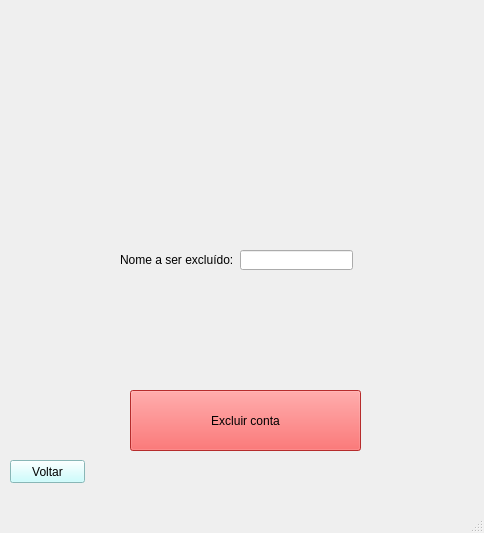
<?xml version="1.0" encoding="UTF-8"?>
<ui version="4.0">
 <class>MainWindow</class>
 <widget class="QMainWindow" name="MainWindow">
  <property name="geometry">
   <rect>
    <x>0</x>
    <y>0</y>
    <width>484</width>
    <height>533</height>
   </rect>
  </property>
  <property name="windowTitle">
   <string>MainWindow</string>
  </property>
  <widget class="QWidget" name="centralwidget">
   <widget class="QLabel" name="label">
    <property name="geometry">
     <rect>
      <x>-4</x>
      <y>-20</y>
      <width>491</width>
      <height>541</height>
     </rect>
    </property>
    <property name="text">
     <string/>
    </property>
    <property name="pixmap">
     <pixmap>../../../../Downloads/Seja bem-vindo (10).png</pixmap>
    </property>
   </widget>
   <widget class="QPushButton" name="btn_exclui">
    <property name="geometry">
     <rect>
      <x>130</x>
      <y>390</y>
      <width>231</width>
      <height>61</height>
     </rect>
    </property>
    <property name="styleSheet">
     <string notr="true">background-color: rgb(255, 61, 61);
color: rgb(0, 0, 0);</string>
    </property>
    <property name="text">
     <string>Excluir conta</string>
    </property>
   </widget>
   <widget class="QLabel" name="label_2">
    <property name="geometry">
     <rect>
      <x>-20</x>
      <y>-10</y>
      <width>531</width>
      <height>511</height>
     </rect>
    </property>
    <property name="text">
     <string/>
    </property>
    <property name="pixmap">
     <pixmap>../Telas_icones/excluir cliente.png</pixmap>
    </property>
   </widget>
   <widget class="QLabel" name="label_3">
    <property name="geometry">
     <rect>
      <x>120</x>
      <y>250</y>
      <width>121</width>
      <height>20</height>
     </rect>
    </property>
    <property name="text">
     <string>Nome a ser excluído:</string>
    </property>
   </widget>
   <widget class="QLineEdit" name="txt_clienteExcluido">
    <property name="geometry">
     <rect>
      <x>240</x>
      <y>250</y>
      <width>113</width>
      <height>20</height>
     </rect>
    </property>
   </widget>
   <widget class="QPushButton" name="btn_voltar">
    <property name="geometry">
     <rect>
      <x>10</x>
      <y>460</y>
      <width>75</width>
      <height>23</height>
     </rect>
    </property>
    <property name="styleSheet">
     <string notr="true">background-color: rgb(190, 255, 255);</string>
    </property>
    <property name="text">
     <string>Voltar</string>
    </property>
   </widget>
   <zorder>label_2</zorder>
   <zorder>label</zorder>
   <zorder>btn_exclui</zorder>
   <zorder>label_3</zorder>
   <zorder>txt_clienteExcluido</zorder>
   <zorder>btn_voltar</zorder>
  </widget>
  <widget class="QMenuBar" name="menubar">
   <property name="geometry">
    <rect>
     <x>0</x>
     <y>0</y>
     <width>484</width>
     <height>21</height>
    </rect>
   </property>
  </widget>
  <widget class="QStatusBar" name="statusbar"/>
 </widget>
 <resources/>
 <connections/>
</ui>
